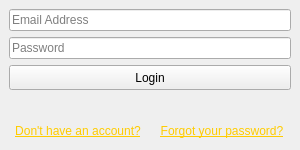
<?xml version="1.0" encoding="UTF-8"?>
<ui version="4.0">
 <class>LoginWindow</class>
 <widget class="QMainWindow" name="LoginWindow">
  <property name="geometry">
   <rect>
    <x>0</x>
    <y>0</y>
    <width>300</width>
    <height>150</height>
   </rect>
  </property>
  <property name="sizePolicy">
   <sizepolicy hsizetype="Fixed" vsizetype="Fixed">
    <horstretch>0</horstretch>
    <verstretch>0</verstretch>
   </sizepolicy>
  </property>
  <property name="minimumSize">
   <size>
    <width>300</width>
    <height>150</height>
   </size>
  </property>
  <property name="maximumSize">
   <size>
    <width>300</width>
    <height>150</height>
   </size>
  </property>
  <property name="windowTitle">
   <string/>
  </property>
  <property name="windowIcon">
   <iconset resource="../resources/resources.qrc">
    <normaloff>:/resources/logo.ico</normaloff>:/resources/logo.ico</iconset>
  </property>
  <widget class="QWidget" name="centralwidget">
   <layout class="QVBoxLayout" name="verticalLayout">
    <item>
     <widget class="QLineEdit" name="email_editbox">
      <property name="placeholderText">
       <string>Email Address</string>
      </property>
     </widget>
    </item>
    <item>
     <widget class="QLineEdit" name="password_editbox">
      <property name="inputMask">
       <string/>
      </property>
      <property name="echoMode">
       <enum>QLineEdit::Password</enum>
      </property>
      <property name="placeholderText">
       <string>Password</string>
      </property>
     </widget>
    </item>
    <item>
     <widget class="QToolButton" name="login_button">
      <property name="sizePolicy">
       <sizepolicy hsizetype="Expanding" vsizetype="Fixed">
        <horstretch>0</horstretch>
        <verstretch>0</verstretch>
       </sizepolicy>
      </property>
      <property name="minimumSize">
       <size>
        <width>0</width>
        <height>25</height>
       </size>
      </property>
      <property name="text">
       <string>Login</string>
      </property>
      <property name="toolButtonStyle">
       <enum>Qt::ToolButtonTextOnly</enum>
      </property>
     </widget>
    </item>
    <item>
     <widget class="QLabel" name="error_label">
      <property name="text">
       <string/>
      </property>
      <property name="alignment">
       <set>Qt::AlignCenter</set>
      </property>
     </widget>
    </item>
    <item>
     <layout class="QHBoxLayout" name="horizontalLayout">
      <item>
       <widget class="QLabel" name="new_account_label">
        <property name="text">
         <string>&lt;html&gt;&lt;head/&gt;&lt;body&gt;&lt;p&gt;&lt;a href=&quot;https://www.tradeskillmaster.com/user/register&quot;&gt;&lt;span style=&quot; text-decoration: underline; color:#FFCC00;&quot;&gt;Don't have an account?&lt;/span&gt;&lt;/a&gt;&lt;/p&gt;&lt;/body&gt;&lt;/html&gt;</string>
        </property>
        <property name="alignment">
         <set>Qt::AlignCenter</set>
        </property>
        <property name="openExternalLinks">
         <bool>true</bool>
        </property>
       </widget>
      </item>
      <item>
       <widget class="QLabel" name="forgot_password_label">
        <property name="text">
         <string>&lt;html&gt;&lt;head/&gt;&lt;body&gt;&lt;p&gt;&lt;a href=&quot;https://www.tradeskillmaster.com/user/request-password-reset&quot;&gt;&lt;span style=&quot; text-decoration: underline; color:#FFCC00;&quot;&gt;Forgot your password?&lt;/span&gt;&lt;/a&gt;&lt;/p&gt;&lt;/body&gt;&lt;/html&gt;</string>
        </property>
        <property name="alignment">
         <set>Qt::AlignCenter</set>
        </property>
        <property name="openExternalLinks">
         <bool>true</bool>
        </property>
       </widget>
      </item>
     </layout>
    </item>
   </layout>
  </widget>
 </widget>
 <resources>
  <include location="../resources/resources.qrc"/>
 </resources>
 <connections/>
</ui>
